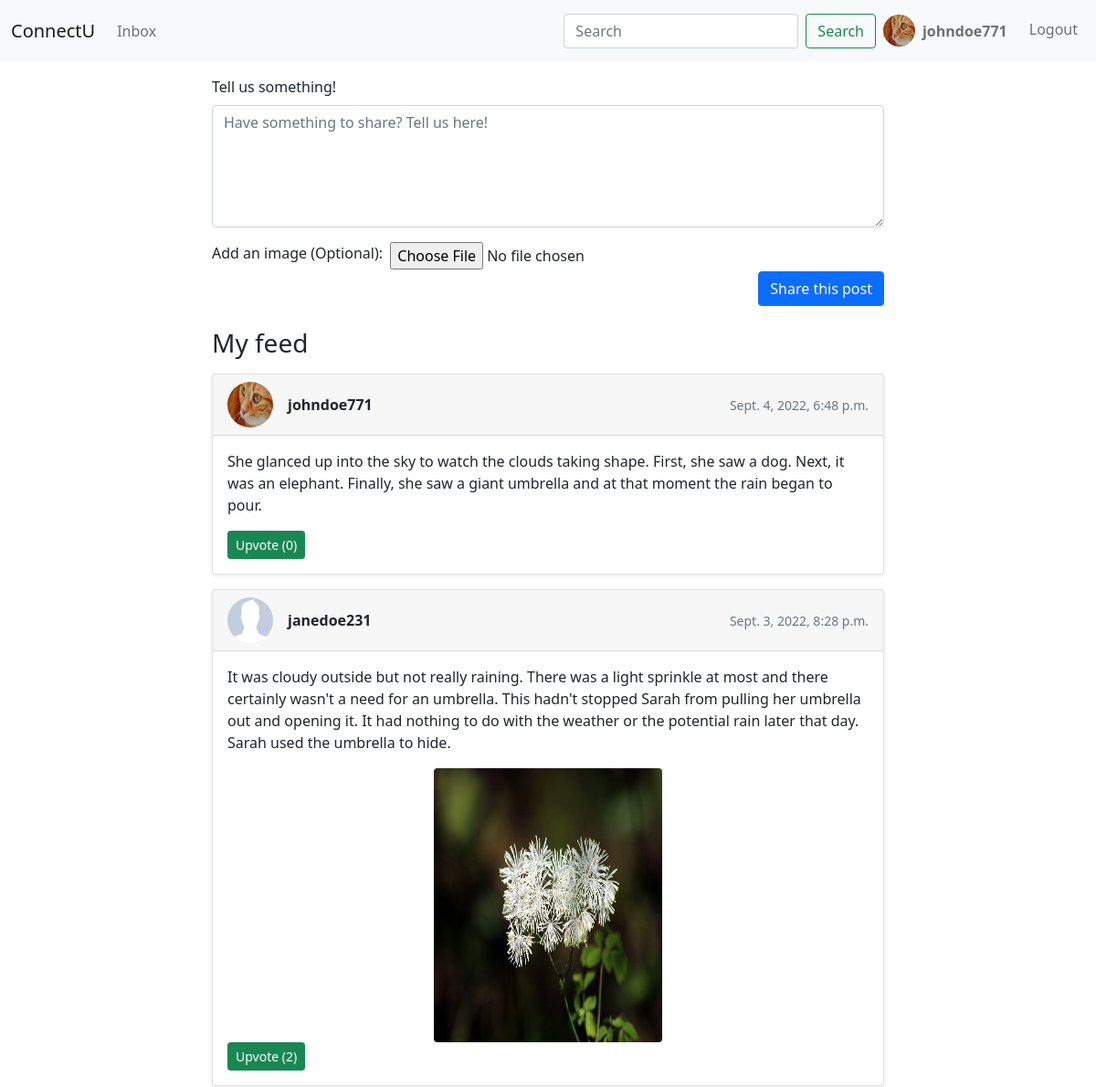
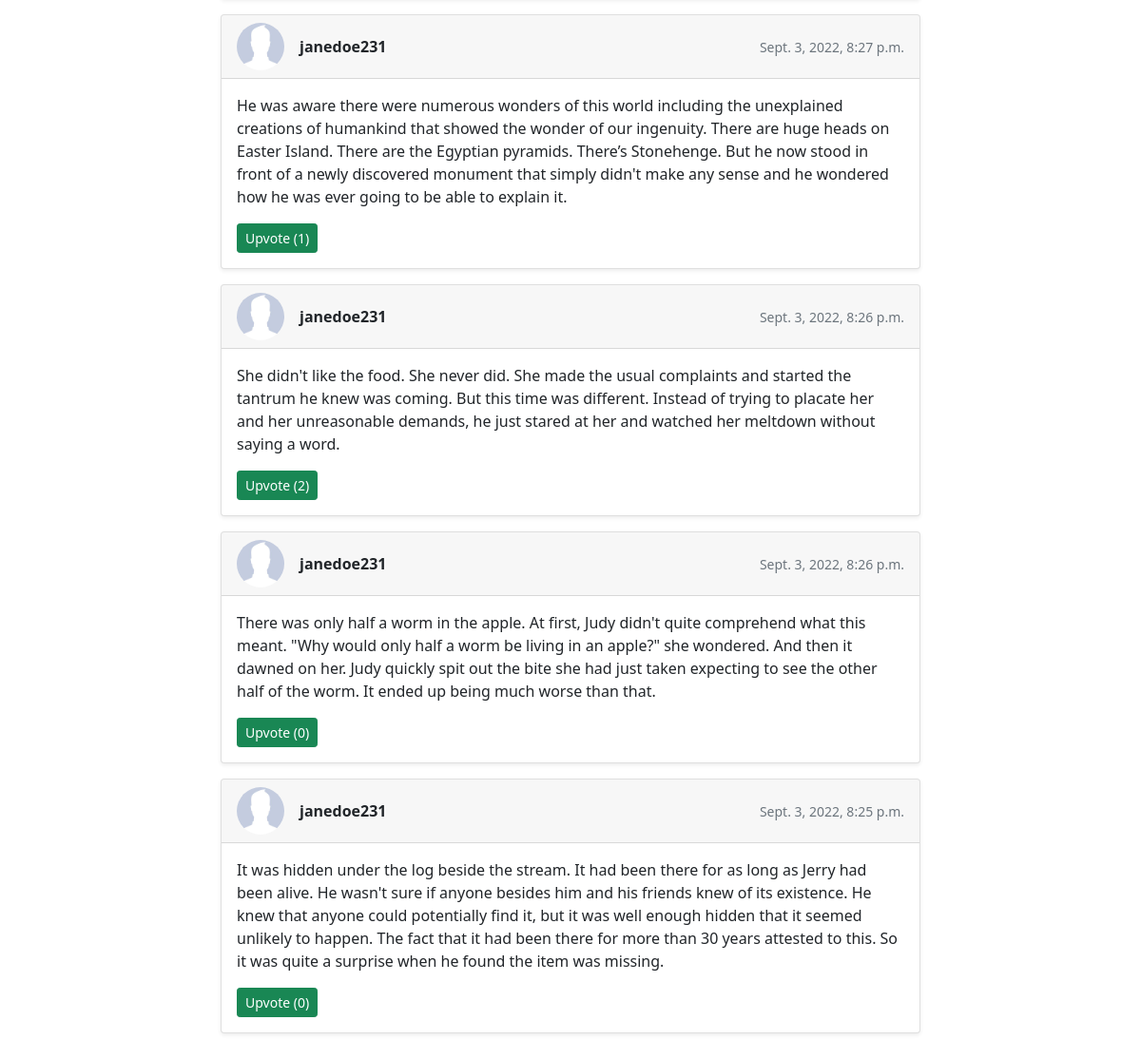
Screenshot of / (signed in) with the database file from the repository (2 pictures, top to bottom).
### socialnetwork/models.py (models this page shows, shortened)
class UserProfile(models.Model):
    user = models.OneToOneField(User, on_delete=models.CASCADE)
    avatar = models.ImageField(upload_to='uploads/avatars', null=True,
                               default='uploads/avatars/default.png')
    friends = models.ManyToManyField(User, blank=True, related_name='friends')
    status = models.TextField(max_length=200, null=False, default="Hi, I am using ConnectU.")
    created_at = models.DateTimeField(default=timezone.now)
    profile_visibility = models.BooleanField(default=True)

class UserPost(models.Model):
    text = models.TextField(max_length=500, null=False)
    image = models.ImageField(upload_to='uploads/posts_pictures', null=True)
    created_at = models.DateTimeField(default=timezone.now)
    author = models.ForeignKey(User, on_delete=models.CASCADE)
    user_likes = models.ManyToManyField(User, related_name="user_likes")

### socialnetwork/views.py (the view, shortened to what this page needs)
# urls.py: path('', login_required(login_url='/login')(views.Home.as_view()), name='home'),
class Home(View):
    def get(self, request, *args, **kwargs):
        profile = UserProfile.objects.filter(user=request.user).first()
        if profile is not None:
            user_friends = profile.user.userprofile.friends.all()
            feed_posts = UserPost.objects.filter(Q(author__in=user_friends) | Q(author=request.user)).order_by(
                '-created_at')
            post_form = PostForm()
            context = {
                'post_list': feed_posts,
                'post_form': post_form
            }
            return render(request, 'socialnetwork/home.html', context)
        else:
            messages.error(request, 'No profile found with the given username.')
            logout(request)
            return redirect('/login')

### socialnetwork/forms.py
class PostForm(forms.ModelForm):
    text = forms.CharField(
        widget=forms.Textarea(
            attrs={'class': 'form-control', 'placeholder': 'Have something to share? Tell us here!', 'rows': 5}),
        label="Tell us something!")
    image = forms.ImageField(required=False, error_messages={'invalid': "Image files only"}, widget=forms.FileInput,
                             label="Add an image (Optional)")
    class Meta:
        model = UserPost
        fields = ['text', 'image']

### socialnetwork/templates/socialnetwork/home.html (shortened to what this page needs)
{% extends "base.html" %}
{% block content %}
    <div class="container my-3">
        <div class="row">
            {% if user.is_authenticated %}
                <div class="col-md-8 col-sm-12 mx-auto">
                    <form id="post_form" method="post" action=""
                          enctype="multipart/form-data">
                        <div>
                            <label class="form-label" for="text">{{ post_form.text.label_tag }}</label>
                            {{ post_form.text }}
                        </div>
                        <div class="d-flex flex-row align-items-center">
                            <div class="d-flex">
                                <label class="form-label" for="image">{{ post_form.image.label_tag }} &nbsp;</label>
                                {{ post_form.image }}
                            </div>
                        </div>
                        <div class="d-grip gap-2 d-flex justify-content-end">
                            <button type="submit" name="submit" class="btn btn-primary">Share this post</button>
                        </div>
                    </form>
                </div>
                <div class="col-md-8 col-sm-12 mx-auto py-4">
                    <h3>My feed</h3>
                    {% if post_list %}
                        {% for post in post_list %}
                            <div class="card mb-3 my-3 shadow-sm">
                                <div class="card-header d-flex justify-content-between align-items-center">
                                    <div class="author-details d-flex align-items-center">
                                        <img src="{{ post.author.userprofile.avatar.url }}"
                                             class="rounded-circle"
                                             width="50" height="50"/>
                                        <a href="{% url 'profile' post.author.username %}"
                                           class="text-decoration-none text-reset mx-3 my-0 fw-bold"> {{ post.author.username }} </a>
                                    </div>
                                    <div>
                                        <p class="card-text"><small class="text-muted">{{ post.created_at }}</small>
                                        </p>
                                    </div>
                                </div>
                                <div class="card-body">
                                    <p class="card-text">{{ post.text }}</p>
                                    {% if post.image %}
                                        <img src="{{ post.image.url }}" class="rounded mx-auto d-block" alt="..."
                                             style="height: 300px; width:250px;">
                                    {% endif %}
                                    <button class="btn btn-success btn-sm"
                                            onclick='upvoteUserPost("{{ post.id }}")'>
                                        Upvote ({{ post.user_likes.all.count }})
                                    </button>
                                </div>
                            </div>
                        {% endfor %}
                    {% else %}
                        <div class="d-flex justify-content-center mt-5">
                            <h5>Nothing to show here...</h5>
                        </div>
                    {% endif %}
                </div>
            {% else %}
                <p>Welcome, new user. Please log in.</p>
            {% endif %}
        </div>
    </div>
{% endblock %}

### templates/snippets/navbar.html (shortened to what this page needs)
<nav class="navbar navbar-expand-lg navbar-light bg-light">
  <div class="container-fluid">
    <a class="navbar-brand" href="{% url 'home' %}">ConnectU</a>
    <div class="collapse navbar-collapse" id="navbarTogglerDemo02">
      <ul class="navbar-nav me-auto mb-2 mb-lg-0">
        <li class="nav-item d-flex align-items-center">
          <a class="nav-link" href="{% url 'chat:chat_list' %}">Inbox</a>
        </li>
      </ul>
      <ul class="navbar-nav mb-2 mb-lg-0">
        <li class="nav-item d-flex align-items-center">
          <form class="d-flex" method="get" action="{% url 'user-search' %}">
            <input
              class="form-control me-2"
              type="search"
              placeholder="Search"
              aria-label="Search"
              name="query"
              value="{{request.GET.query}}"
            />
            <button class="btn btn-outline-success" type="submit">Search</button>
          </form>
        </li>
        <li class="nav-item">
          <a class="nav-link d-flex align-items-center" href="{% url 'profile' request.user.username %}">
            <img src="{{ request.user.userprofile.avatar.url }}" class="rounded-circle" height="35px" width="35" />
            <strong class="mx-2 my-0"> {{ request.user.username }} </strong>
          </a>
        </li>
        <li class="nav-item">
          <a class="nav-link d-flex align-items-center mt-1" href="{% url 'logout' %}"> Logout </a>
        </li>
      </ul>
    </div>
  </div>
</nav>

### rows the page displays
UserPost: author.userprofile.avatar (picture), author.username "johndoe771", created_at "Sept. 4, 2022, 6:48 p.m.", text "She glanced up into the sky to watch the clouds taking shape. First, she saw a dog. Next, it was an elephant. Finally, she saw a giant umbrella and at that moment the rain began to pour.", user_likes.all.count "0"
UserPost: author.userprofile.avatar (placeholder picture), author.username "janedoe231", created_at "Sept. 3, 2022, 8:28 p.m.", text "It was cloudy outside but not really raining. There was a light sprinkle at most and there certainly wasn't a need for an umbrella. This hadn't stopped Sarah from pulling her umbrella out and opening it. It had nothing to do with the weather or the potential rain later that day. Sarah used the umbrella to hide.", image (picture), user_likes.all.count "2"
UserPost: author.userprofile.avatar (placeholder picture), author.username "janedoe231", created_at "Sept. 3, 2022, 8:27 p.m.", text "He was aware there were numerous wonders of this world including the unexplained creations of humankind that showed the wonder of our ingenuity. There are huge heads on Easter Island. There are the Egyptian pyramids. There’s Stonehenge. But he now stood in front of a newly discovered monument that simply didn't make any sense and he wondered how he was ever going to be able to explain it.", user_likes.all.count "1"
UserPost: author.userprofile.avatar (placeholder picture), author.username "janedoe231", created_at "Sept. 3, 2022, 8:26 p.m.", text "She didn't like the food. She never did. She made the usual complaints and started the tantrum he knew was coming. But this time was different. Instead of trying to placate her and her unreasonable demands, he just stared at her and watched her meltdown without saying a word.", user_likes.all.count "2"
UserPost: author.userprofile.avatar (placeholder picture), author.username "janedoe231", created_at "Sept. 3, 2022, 8:26 p.m.", text "There was only half a worm in the apple. At first, Judy didn't quite comprehend what this meant. \"Why would only half a worm be living in an apple?\" she wondered. And then it dawned on her. Judy quickly spit out the bite she had just taken expecting to see the other half of the worm. It ended up being much worse than that.", user_likes.all.count "0"
UserPost: author.userprofile.avatar (placeholder picture), author.username "janedoe231", created_at "Sept. 3, 2022, 8:25 p.m.", text "It was hidden under the log beside the stream. It had been there for as long as Jerry had been alive. He wasn't sure if anyone besides him and his friends knew of its existence. He knew that anyone could potentially find it, but it was well enough hidden that it seemed unlikely to happen. The fact that it had been there for more than 30 years attested to this. So it was quite a surprise when he found the item was missing.", user_likes.all.count "0"

### other values shown
{{ request.user.username }} "johndoe771"
{{ post_form.text.label_tag }} "Tell us something!"
{{ post_form.image.label_tag }} "Add an image (Optional):"
